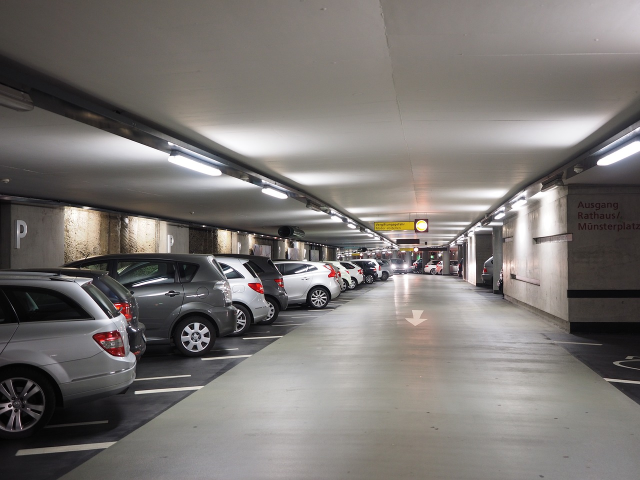
#> input picture 8.jpg, 1280 x 960 px (shown at 1/2 size)
$ python annotate_zones.py --image ../8.jpg
#> lines starting #> are read from the running program, lines starting #| are printed output that depends on the picture; after the words box and inside, x2 and y2 are one past the last pixel; in counts of white or black regions, pixels touching at a corner belong together
### src/parking/zone_annotator.py
"""
Parking zone annotation tool.

Click to add polygon points. Keyboard controls:
  ENTER / S  — save current polygon as a slot
  F          — save current polygon as forbidden zone
  Z          — undo last point
  C          — clear current polygon
  D          — delete last saved zone
  Q / ESC    — quit and save all zones to JSON

Usage:
    python scripts/annotate_zones.py --image <path> [--output <json_path>] [--load <json_path>]
"""

import cv2
import json
import numpy as np
from pathlib import Path
from copy import deepcopy

COLORS = {
    "parking": (0, 255, 0),      # green
    "forbidden": (0, 0, 255),    # red
    "current": (255, 165, 0),    # orange (in-progress)
}

ZONE_TYPES = {
    ord("s"): "parking",
    13: "parking",        # ENTER
    ord("f"): "forbidden",
}


class ZoneAnnotator:
    def __init__(self, image_path: str, output_path: str = None, load_path: str = None):
#> called with image_path = '../8.jpg'
        self.image_path = image_path
        self.output_path = output_path or str(Path(image_path).with_suffix(".json"))
        self.base_image = cv2.imread(image_path)
#> self.base_image is the input picture: shape (960, 1280, 3); mean B, G, R 115.2, 118, 122.5
        if self.base_image is None:
            raise FileNotFoundError(f"Image not found: {image_path}")

        self.zones: list[dict] = []
        self.current_points: list[tuple] = []
        self.next_id = 1

        if load_path and Path(load_path).exists():
            self._load(load_path)

    # [6 lines left out: function _load, not called in this run]

    def save(self) -> str:
        Path(self.output_path).parent.mkdir(parents=True, exist_ok=True)
        data = {
            "image": str(self.image_path),
            "zones": self.zones,
        }
        with open(self.output_path, "w") as f:
            json.dump(data, f, indent=2)
        print(f"Saved {len(self.zones)} zone(s) to {self.output_path}")
        return self.output_path

    def _render(self) -> np.ndarray:
        frame = self.base_image.copy()

        # Draw saved zones
        for zone in self.zones:
            pts = np.array(zone["points"], dtype=np.int32)
            color = COLORS.get(zone["type"], (200, 200, 200))
            cv2.polylines(frame, [pts], isClosed=True, color=color, thickness=2)
            cv2.fillPoly(frame, [pts], (*color[::-1], 40))  # semi-transparent fill approx
            # Label
            cx = int(np.mean(pts[:, 0]))
            cy = int(np.mean(pts[:, 1]))
            label = f"#{zone['id']} {zone['type'][0].upper()}"
            cv2.putText(frame, label, (cx - 15, cy + 5),
                        cv2.FONT_HERSHEY_SIMPLEX, 0.5, color, 2)

        # Draw current in-progress polygon
        if self.current_points:
            pts = np.array(self.current_points, dtype=np.int32)
            cv2.polylines(frame, [pts], isClosed=False,
                          color=COLORS["current"], thickness=2)
            for p in self.current_points:
                cv2.circle(frame, p, 4, COLORS["current"], -1)

        # HUD
        h = frame.shape[0]
#> h = 960
        lines = [
            "ENTER/S: parking  F: forbidden",
            "Z: undo point  C: clear  D: del last zone",
            "Q/ESC: save & quit",
            f"Zones: {len(self.zones)}  Points: {len(self.current_points)}",
        ]
        for i, line in enumerate(lines):
            cv2.putText(frame, line, (10, h - 80 + i * 20),
                        cv2.FONT_HERSHEY_SIMPLEX, 0.5, (255, 255, 255), 1,
                        cv2.LINE_AA)
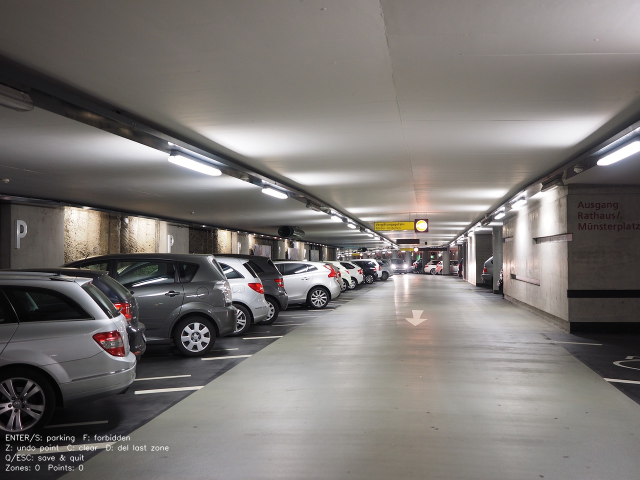
#> frame: shape (960, 1280, 3) (shown at 1/2 size); 0.42% of pixels changed, all inside (x1, y1, x2, y2) = (10, 867, 338, 942)

        return frame

    def _mouse_callback(self, event, x, y, flags, param):
        if event == cv2.EVENT_LBUTTONDOWN:
            self.current_points.append((x, y))

    # [12 lines left out: function _save_current, not called in this run]

    def run(self) -> str:
        win = "Zone Annotator"
        cv2.namedWindow(win, cv2.WINDOW_NORMAL)
        cv2.resizeWindow(win, 1280, 720)
        cv2.setMouseCallback(win, self._mouse_callback)

        while True:
            cv2.imshow(win, self._render())
            key = cv2.waitKey(20) & 0xFF
#> (key q is pressed here)

            if key in ZONE_TYPES:
                self._save_current(ZONE_TYPES[key])
            elif key == ord("z"):
                if self.current_points:
                    self.current_points.pop()
            elif key == ord("c"):
                self.current_points = []
            elif key == ord("d"):
                if self.zones:
                    removed = self.zones.pop()
                    print(f"Deleted zone #{removed['id']}")
                    self.next_id = max((z["id"] for z in self.zones), default=0) + 1
            elif key in (ord("q"), 27):  # Q or ESC
                break

        cv2.destroyAllWindows()
        return self.save()

### scripts/annotate_zones.py
"""
Parking zone annotation tool — CLI entry point.

Usage:
    python scripts/annotate_zones.py --image <path_to_image>
    python scripts/annotate_zones.py --image frame.jpg --output zones/lot1.json
    python scripts/annotate_zones.py --image frame.jpg --load zones/lot1.json  # resume editing

Controls:
    Left click        Add point
    ENTER or S        Save current polygon as PARKING zone
    F                 Save current polygon as FORBIDDEN zone
    Z                 Undo last point
    C                 Clear current polygon
    D                 Delete last saved zone
    Q / ESC           Save all zones and quit
"""

import argparse
import sys
from pathlib import Path

sys.path.insert(0, str(Path(__file__).parent.parent))

from src.parking import ZoneAnnotator


def main():
    parser = argparse.ArgumentParser(description="Annotate parking zones on an image.")
    parser.add_argument("--image", required=True, help="Path to the image/frame")
    parser.add_argument("--output", default=None, help="Output JSON path (default: same dir as image)")
    parser.add_argument("--load", default=None, help="Load existing zones JSON to continue editing")
    args = parser.parse_args()

    annotator = ZoneAnnotator(
        image_path=args.image,
        output_path=args.output,
        load_path=args.load,
    )
    out = annotator.run()
    print(f"Done. Zones saved to: {out}")


if __name__ == "__main__":
    main()

$ run again, on 2.png
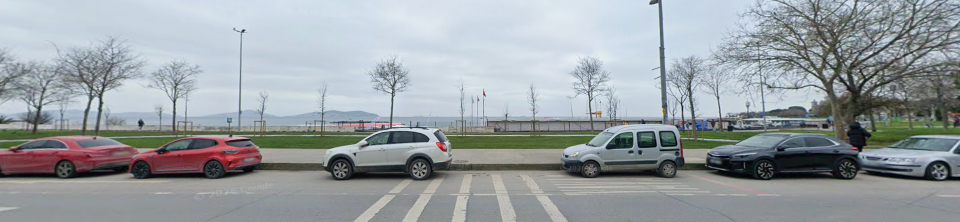
#> input picture 2.png, 1920 x 444 px (shown at 1/2 size)
#> in __init__, self.base_image is the input picture: shape (444, 1920, 3); mean B, G, R 162.6, 158.9, 152.4
#> after the loop in _render, `for i, line in enumerate(lines):`:
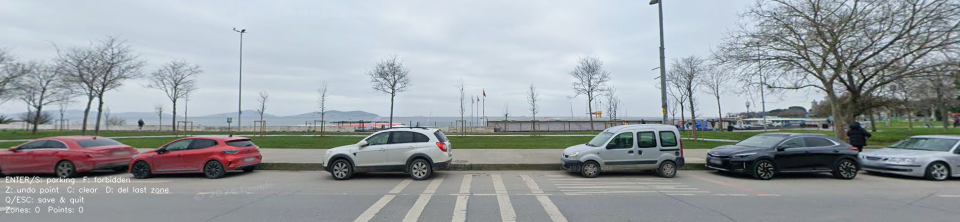
#> frame: shape (444, 1920, 3) (shown at 1/2 size); 0.58% of pixels changed, all inside (x1, y1, x2, y2) = (10, 351, 338, 426)

$ run again, on 3.png
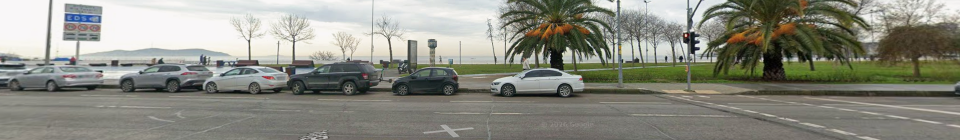
#> input picture 3.png, 1920 x 280 px (shown at 1/2 size)
#> in __init__, self.base_image is the input picture: shape (280, 1920, 3); mean B, G, R 129, 139.2, 138.4
#> after the loop in _render, `for i, line in enumerate(lines):`:
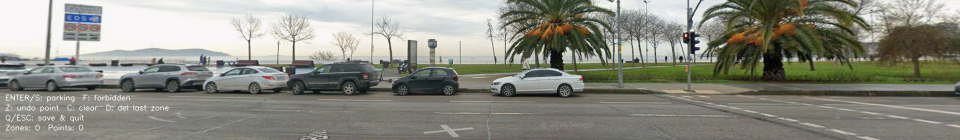
#> frame: shape (280, 1920, 3) (shown at 1/2 size); 0.93% of pixels changed, all inside (x1, y1, x2, y2) = (10, 187, 338, 262)
